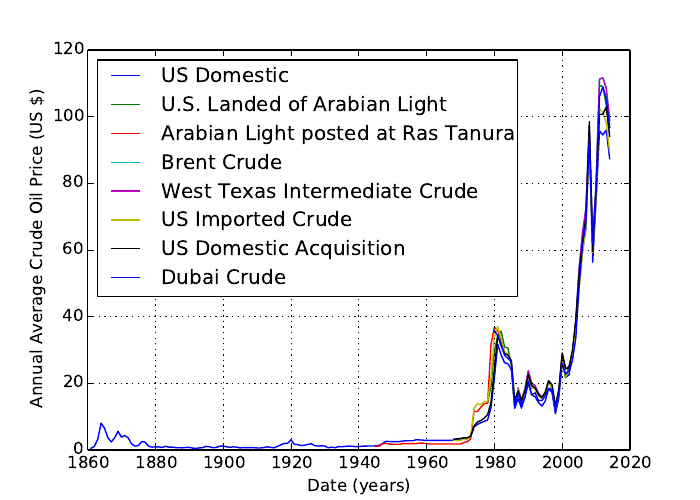

Generate this figure with Python:
import pandas as pd
import numpy
from scipy.optimize import curve_fit
import matplotlib.pyplot as plt
#%matplotlib inline

data = pd.read_csv('oil_price.csv')
data.columns = ['date',
                'bp',
                'domestic',
                'landed_arabian',
                'arabian_ras',
                'brent',
                'wti',
                'imported_aquisition',
                'domestic_aquisition',
                'dubai']



fig = plt.figure(figsize=[7,5]);

#plt.plot(data.date,data.bp, color='olivedrab', label='BP')
plt.plot(data.date,data.domestic, label='US Domestic')
plt.plot(data.date,data.landed_arabian,label='U.S. Landed of Arabian Light')
plt.plot(data.date,data.arabian_ras,label='Arabian Light posted at Ras Tanura')
plt.plot(data.date,data.brent,label='Brent Crude')
plt.plot(data.date,data.brent,label='West Texas Intermediate Crude')
plt.plot(data.date,data.imported_aquisition,label='US Imported Crude')
plt.plot(data.date,data.domestic_aquisition,label='US Domestic Acquisition')
plt.plot(data.date,data.dubai,label='Dubai Crude ')

plt.legend(loc='best')
plt.grid('off')

#TODO: fix subplot and make pretty
ax = plt.subplot(111)
ax.grid('on')
ax.set_xlabel('Date (years)')
ax.set_ylabel('Annual Average Crude Oil Price (US $)')

plt.savefig('oil_price.png')
plt.savefig('oil_price.pdf')
plt.savefig('oil_price.svg')

plt.show()

